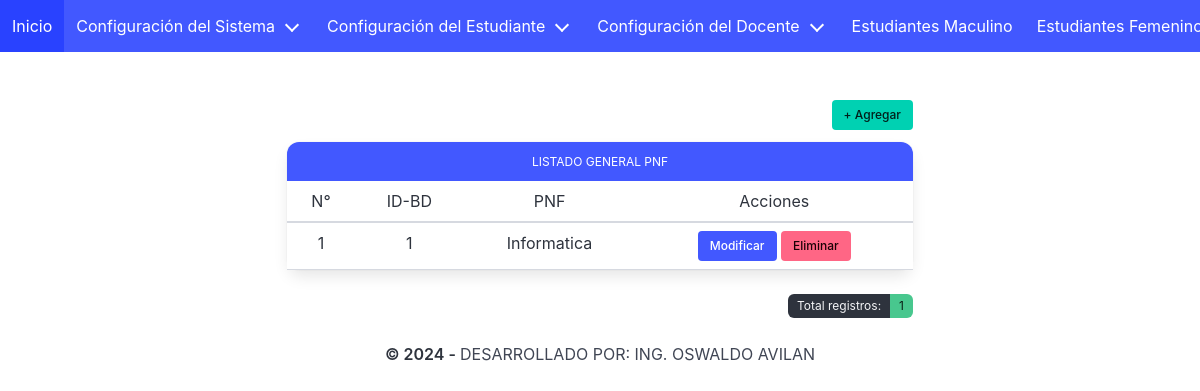
The page /pnf.php on the database as committed earlier.
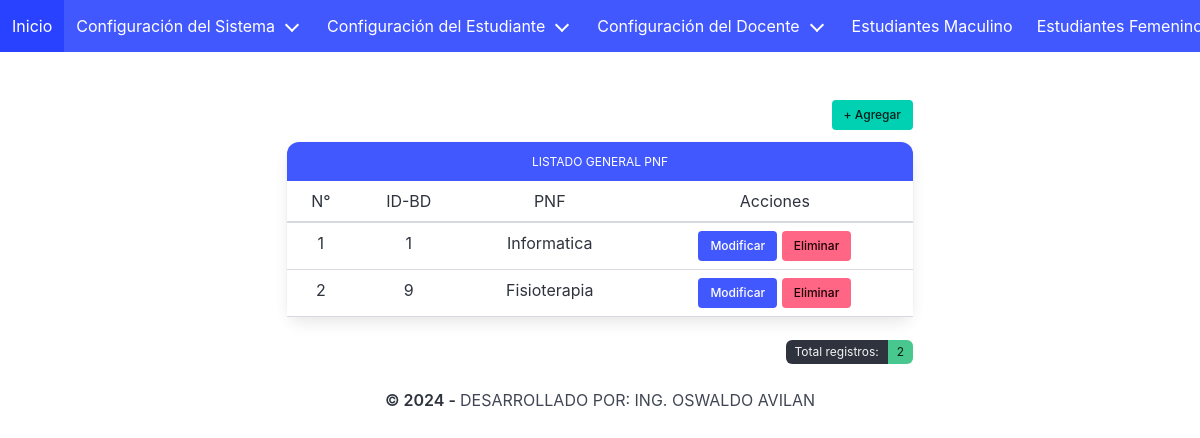
The same page on the database as committed later.
### tables this page shows
CREATE TABLE `pnf` (
  `id_pnf` int(11) NOT NULL,
  `pnf` varchar(45) NOT NULL
);

### pnf.php (the view, shortened to what this page needs)
<?php
include "conexion/conexion.php";
?>
<!DOCTYPE html>
<html lang="es" data-theme="light">
  <head>
    <link rel="stylesheet" href="css/bulma.min.css">
  </head>
  <body>
<?php include "menu.php"; ?>
<section class="section">
  <div class="container">
    <div class="columns is-mobile is-centered">
      <div class="column is-8">
<div class="field is-grouped is-grouped-right">
  <p class="control">
  <button class="button is-primary is-small js-modal-trigger"
  data-target="modal-js-example" aria-haspopup="true">+ Agregar</button>
  </p>
</div>
<article class="panel is-link">
  <p class="panel-heading has-text-centered has-text-weight-normal is-size-7">LISTADO GENERAL PNF</p>
<?php
$consulta = $DB_con->query("SELECT * FROM pnf ORDER BY id_pnf;");
if($consulta->rowCount() > 0){
$i=1;
 ?>
 <table id="myTable" class="table is-hoverable table is-mobile is-fullwidth has-text-centered">
        <thead>
          <tr>
              <th class="has-text-centered has-text-weight-normal">N°</th>
              <th class="has-text-centered has-text-weight-normal">ID-BD</th>
              <th class="has-text-centered has-text-weight-normal">PNF</th>
              <th class="has-text-centered has-text-weight-normal">Acciones</th>
          </tr>
        </thead>
<?php
while ($linea = $consulta->fetch(PDO::FETCH_ASSOC)) {
echo "
        <tbody>
          <tr>
            <td class='has-text-centered'>$i</td>";?>
            <td><?php echo $linea['id_pnf']; ?></td>
            <td><?php echo $linea['pnf']; ?></td>
<td>
<button data-target="#modificar_<?php echo $linea['id_pnf']; ?>"
class='button is-small is-responsive is-link js-modal-trigger'>Modificar</button>
<button data-target="#eliminar_<?php echo $linea['id_pnf']; ?>"
class='button is-small is-responsive is-danger js-modal-trigger' >Eliminar</button>
</td>
</tr>
</tbody>
<?php
$i++;
}
}
else
echo "<br><div class='notification is-warning has-text-centered has-text-weight-normal is-size-7'>
<h5 class='black-text text-darken-2 center CONDENSED LIGHT5'>
¡ Advertencia: No se ha encontrado ningún registro !
</h5>
</div>";
echo "</table>";
?>
</article>
<div class="control">
<div class="tags has-addons is-right is-small">
<?php
$consulta = $DB_con->query("SELECT * FROM pnf");
$consulta->execute();
$pnf = $consulta->rowCount();
?>
      <span class="tag is-dark">Total registros:</span>
      <span class="tag is-success"><?php print("$pnf\n"); ?></span>
</div>
</div>
</div>
</div>
<div class="content has-text-centered">
  <p><strong>© 2024 - </strong> DESARROLLADO POR: ING. OSWALDO AVILAN</p>
  </div>
</section>
  </body>
</html>

Rows that differ between the two databases and show on the page:
added pnf: id_pnf "9", pnf "Fisioterapia"
Other text that changed with them:
$pnf: "1" → "2"
